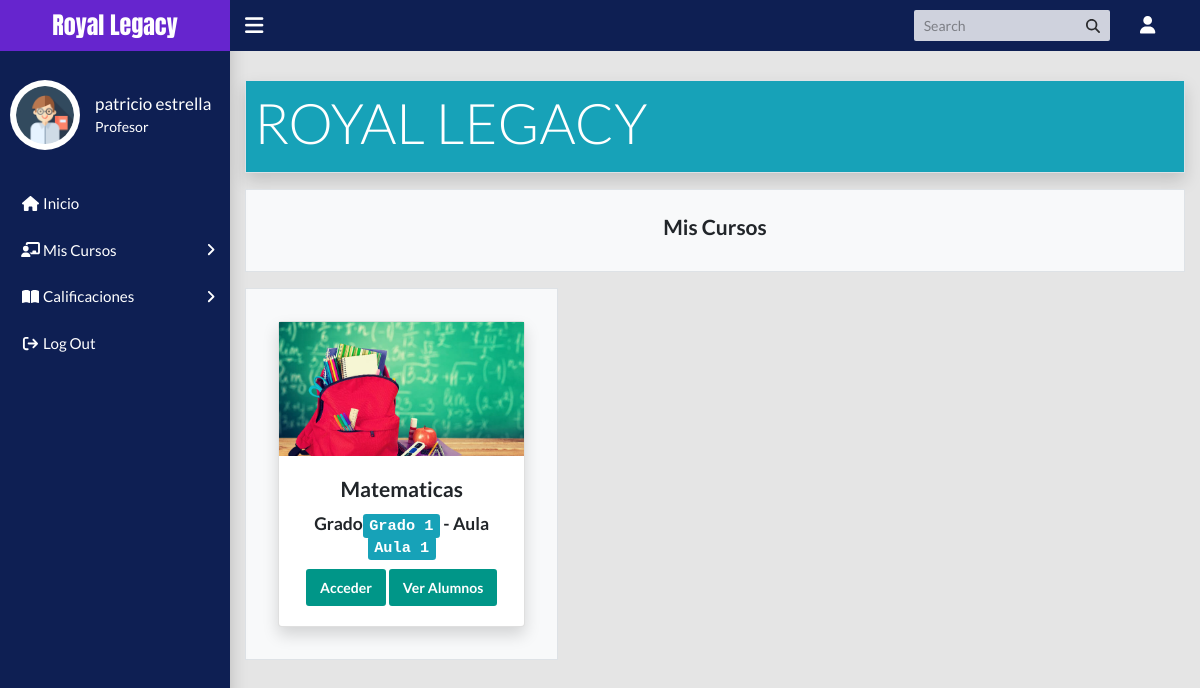
The page /profesor/index.php (signed in) on the database its author committed.
### tables this page shows
CREATE TABLE `profesor_materia` (
  `pm_id` int(11) NOT NULL,
  `grado_id` int(11) NOT NULL,
  `aula_id` int(11) NOT NULL,
  `profesor_id` int(11) NOT NULL,
  `materia_id` int(11) NOT NULL,
  `periodo_id` int(11) NOT NULL,
  `estadopm` int(11) NOT NULL
);

CREATE TABLE `materias` (
  `materia_id` int(11) NOT NULL,
  `nombre_materia` varchar(100) NOT NULL,
  `estado` int(11) NOT NULL DEFAULT '1'
);

CREATE TABLE `grados` (
  `grado_id` int(11) NOT NULL,
  `nombre_grado` varchar(100) NOT NULL,
  `estado` int(11) NOT NULL DEFAULT '1'
);

CREATE TABLE `aulas` (
  `aula_id` int(11) NOT NULL,
  `nombre_aula` varchar(100) NOT NULL,
  `estado` int(11) NOT NULL DEFAULT '1'
);

### profesor/index.php (the view)
<?php
require_once 'includes/header.php';
require_once '../includes/conexion.php';
$idprofesor = $_SESSION['profesor_id'];
$sql = "SELECT * FROM profesor_materia as pm INNER JOIN grados as g on pm.grado_id = g.grado_id inner join aulas as a on pm.aula_id = a.aula_id inner join profesor as p on pm.profesor_id = p.profesor_id inner join materias as m on pm.materia_id = m.materia_id where pm.estadopm != 0 and pm.profesor_id = ?";
$query = $pdo->prepare($sql);
$query->execute(array($idprofesor));
$row = $query->rowCount();
?>
<main class="app-content">
    <div class="row">
        <div class="col-md-12 border shadow p-2 bg-info text-white">
            <h3 class="display-4">ROYAL LEGACY</h3>
        </div>
    </div>
    <div class="row">
        <div class="col-md-12 text-center border mt-3 p-4 bg-light">
            <h4>Mis Cursos</h4>
        </div>
    </div>
    <div class="row">
        <?php if ($row > 0) {
        while ($data = $query->fetch()) {
          ?>
        <div class="col-md-4 text-center border mt-3 p-4 bg-light">
            <div class="card m-2 shadow">
                <img src="image/grado.jpg" class="card-imag-top" alt="...">
                <div class="card-body">
                    <h4 class="card-title text center"><?= $data['nombre_materia'] ?></h4>
                    <h5 class="card-title">Grado<kbd class="bg-info"><?= $data['nombre_grado'] ?></kbd> - Aula <kbd
                            class="bg-info"><?= $data
              ['nombre_aula'] ?></kbd></h5>
                    <a href="contenido.php?curso=<?= $data['pm_id'] ?>" class="btn btn-primary">Acceder</a>
                    <a href="alumnos.php?curso=<?= $data['pm_id'] ?>" class="btn btn-primary">Ver Alumnos</a>
                </div>
            </div>
        </div>
        <?php } } ?>
    </div>
</main>
<?php
require_once 'includes/footer.php';
?>

### css/style.css (style rules this page uses)
*, *::before, *::after { padding: 0; margin: 0; box-sizing: border-box; }
body { font-family: 'Roboto', sans-serif; }

### rows shown on the page
profesor_materia: materia.nombre_materia "Matematicas", grado.nombre_grado "Grado 1", aula.nombre_aula "Aula 1"

### other values the page prints
$_SESSION['nombre'] "patricio estrella"
